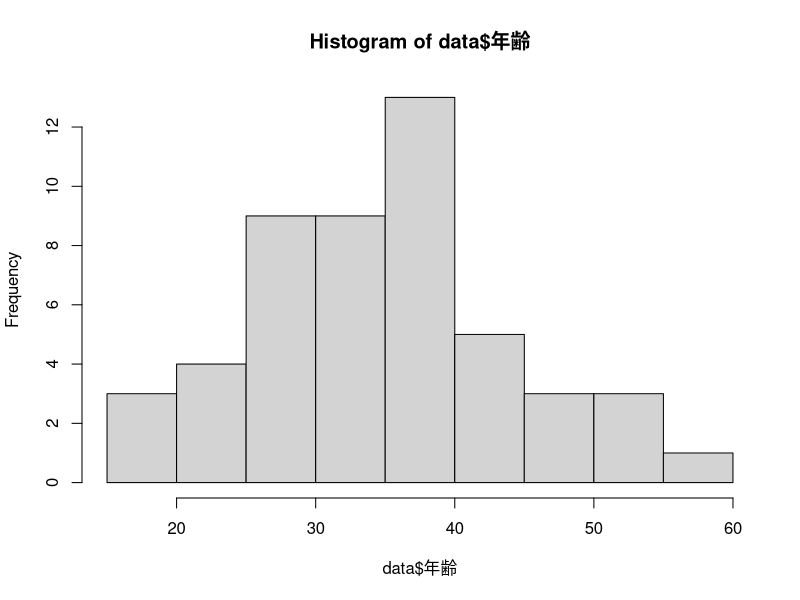
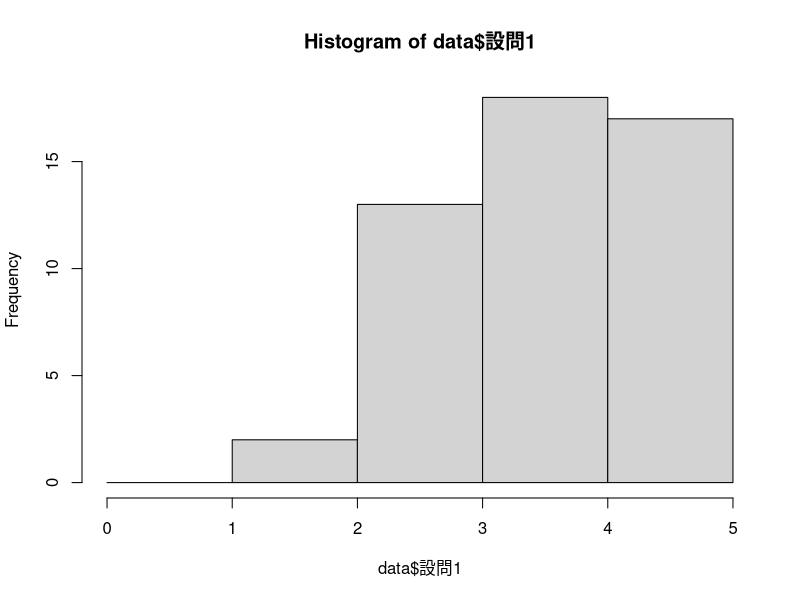
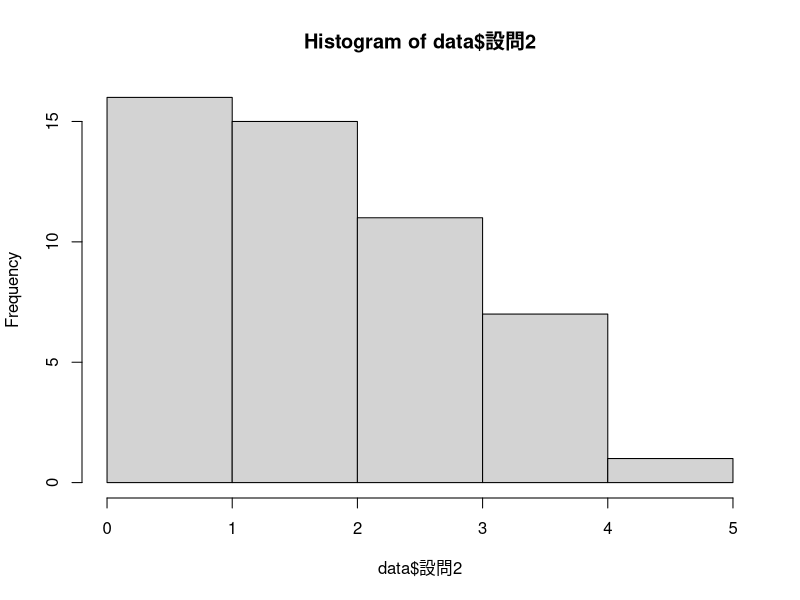
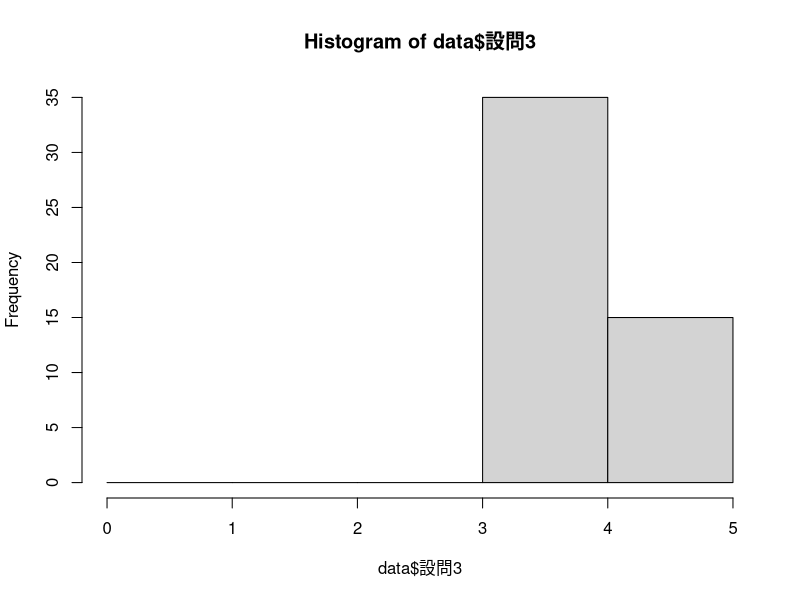
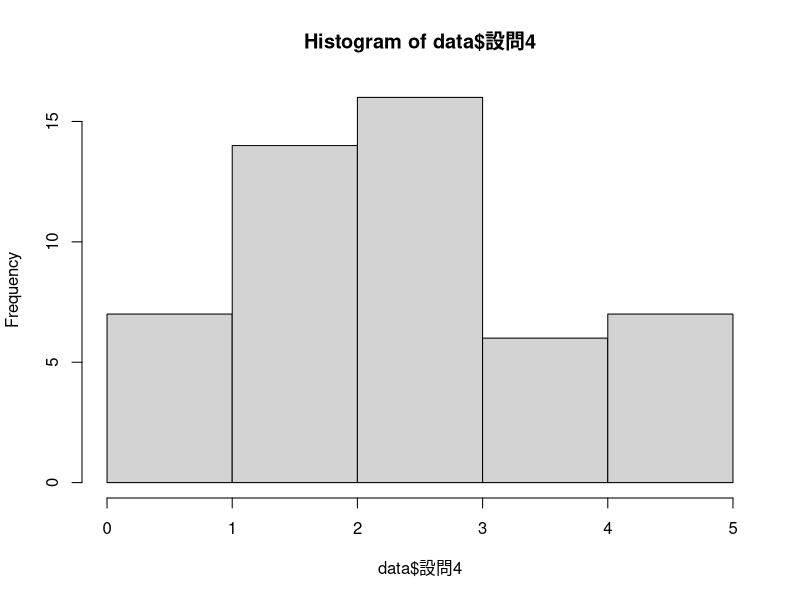
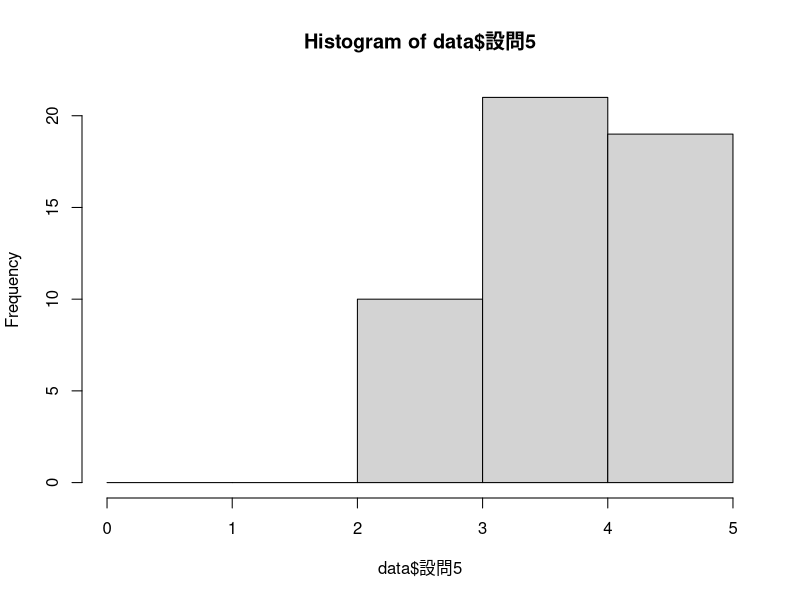

Generate these figures, in order, with R:
## ---- chunk 1
getwd()
data <- read.csv("data02_mac.csv")
data
## ---- chunk 2
hist(data$年齢)
## ---- chunk 3
hist(data$設問1, breaks = seq(0, 5, 1))
## ---- chunk 4
hist(data$設問2, breaks = seq(0, 5, 1))
## ---- chunk 5
hist(data$設問3, breaks = seq(0, 5, 1))
## ---- chunk 6
hist(data$設問4, breaks = seq(0, 5, 1))
## ---- chunk 7
hist(data$設問5, breaks = seq(0, 5, 1))
## ---- chunk 8
xm <- mean(data$設問1)
xm
s1 <- sd(data$設問1)
m1 <- 3.5
n1 <- nrow(data)
## ---- chunk 9
z1 <- (xm - m1)/(s1 / sqrt(n1))
## ---- chunk 10
mm = c(3.5, 2.5, 4.2, 3.2, 3.7)
mm
xx = rep(0, 5)
xx
zz = rep(0, 5)
zz
## ---- chunk 11
for (i in 1:5) {
  xx[i] = mean(data[,3+i])
  zz[i] = (mean(data[,3+i]) - mm[i]) / (sd(data[,3+i]) / sqrt(n1))
}
xx
zz
